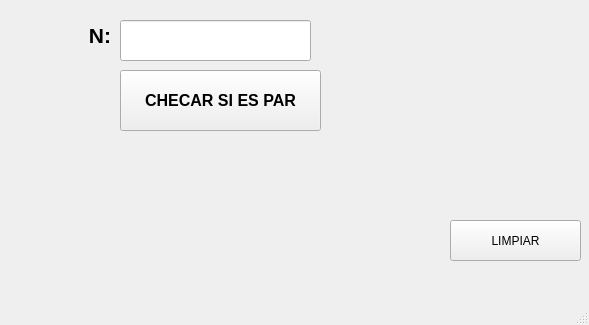
<?xml version="1.0" encoding="UTF-8"?>
<ui version="4.0">
 <class>MainWindow</class>
 <widget class="QMainWindow" name="MainWindow">
  <property name="geometry">
   <rect>
    <x>0</x>
    <y>0</y>
    <width>589</width>
    <height>325</height>
   </rect>
  </property>
  <property name="windowTitle">
   <string>MainWindow</string>
  </property>
  <widget class="QWidget" name="centralwidget">
   <widget class="QPushButton" name="btn_checar">
    <property name="geometry">
     <rect>
      <x>120</x>
      <y>70</y>
      <width>201</width>
      <height>61</height>
     </rect>
    </property>
    <property name="font">
     <font>
      <pointsize>12</pointsize>
      <weight>75</weight>
      <bold>true</bold>
     </font>
    </property>
    <property name="text">
     <string>CHECAR SI ES PAR</string>
    </property>
   </widget>
   <widget class="QLineEdit" name="txt_n">
    <property name="geometry">
     <rect>
      <x>120</x>
      <y>20</y>
      <width>191</width>
      <height>41</height>
     </rect>
    </property>
    <property name="font">
     <font>
      <pointsize>12</pointsize>
      <weight>75</weight>
      <bold>true</bold>
     </font>
    </property>
    <property name="text">
     <string></string>
    </property>
    <property name="alignment">
     <set>Qt::AlignCenter</set>
    </property>
   </widget>
   <widget class="QLabel" name="label">
    <property name="geometry">
     <rect>
      <x>40</x>
      <y>15</y>
      <width>71</width>
      <height>41</height>
     </rect>
    </property>
    <property name="font">
     <font>
      <pointsize>16</pointsize>
      <weight>75</weight>
      <bold>true</bold>
     </font>
    </property>
    <property name="text">
     <string>N:</string>
    </property>
    <property name="alignment">
     <set>Qt::AlignRight|Qt::AlignTrailing|Qt::AlignVCenter</set>
    </property>
   </widget>
   <widget class="QPushButton" name="btn_limpiar">
    <property name="geometry">
     <rect>
      <x>450</x>
      <y>220</y>
      <width>131</width>
      <height>41</height>
     </rect>
    </property>
    <property name="text">
     <string>LIMPIAR</string>
    </property>
   </widget>
  </widget>
  <widget class="QMenuBar" name="menubar">
   <property name="geometry">
    <rect>
     <x>0</x>
     <y>0</y>
     <width>589</width>
     <height>26</height>
    </rect>
   </property>
  </widget>
  <widget class="QStatusBar" name="statusbar"/>
 </widget>
 <resources/>
 <connections/>
</ui>
